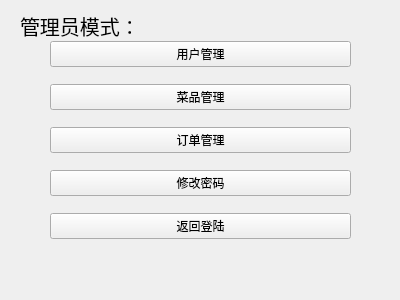
<?xml version="1.0" encoding="UTF-8"?>
<ui version="4.0">
 <class>Admin</class>
 <widget class="QWidget" name="Admin">
  <property name="geometry">
   <rect>
    <x>0</x>
    <y>0</y>
    <width>400</width>
    <height>300</height>
   </rect>
  </property>
  <property name="windowTitle">
   <string>Form</string>
  </property>
  <widget class="QWidget" name="verticalLayoutWidget">
   <property name="geometry">
    <rect>
     <x>50</x>
     <y>30</y>
     <width>301</width>
     <height>221</height>
    </rect>
   </property>
   <layout class="QVBoxLayout" name="verticalLayout">
    <item>
     <widget class="QPushButton" name="pushButton">
      <property name="text">
       <string>用户管理</string>
      </property>
     </widget>
    </item>
    <item>
     <widget class="QPushButton" name="pushButton_2">
      <property name="text">
       <string>菜品管理</string>
      </property>
     </widget>
    </item>
    <item>
     <widget class="QPushButton" name="pushButton_3">
      <property name="text">
       <string>订单管理</string>
      </property>
     </widget>
    </item>
    <item>
     <widget class="QPushButton" name="pushButton_4">
      <property name="text">
       <string>修改密码</string>
      </property>
     </widget>
    </item>
    <item>
     <widget class="QPushButton" name="pushButton_5">
      <property name="text">
       <string>返回登陆</string>
      </property>
     </widget>
    </item>
   </layout>
  </widget>
  <widget class="QLabel" name="label">
   <property name="geometry">
    <rect>
     <x>20</x>
     <y>10</y>
     <width>111</width>
     <height>31</height>
    </rect>
   </property>
   <property name="font">
    <font>
     <pointsize>15</pointsize>
    </font>
   </property>
   <property name="text">
    <string>管理员模式：</string>
   </property>
  </widget>
 </widget>
 <resources/>
 <connections/>
</ui>
